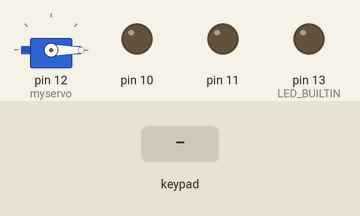
Simulated run of this sketch. Board: Arduino Uno, built with avr-gcc and run on an emulated ATmega328P. Shown: servo, output pins drawn as LEDs (lit = HIGH). Dashed ring = blinking. Inputs (shaded band) come from the test bench.

Above: at 1.2 s.
1.3 s: key '*' pressed
At 1.55 s:
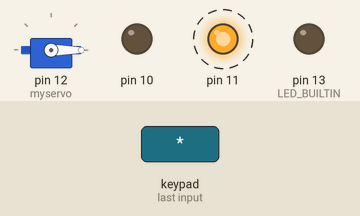
4.3 s: keypad keys 4 5 3 2 pressed 0.4 s apart
At 4.75 s:
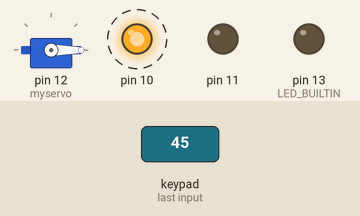
Timing chart, 0 to 7.3 s (numbered marks = the images above; inputs shaded):
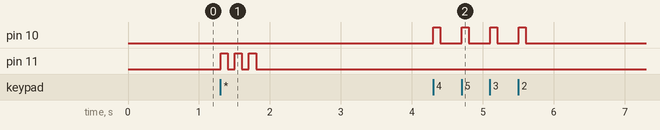

Measured:
- after the input at 1.3 s, pin 11: alternates HIGH for 0.10 s and LOW for 0.10 s, 6 changes in all, then stays LOW, starting at once
- after the input at 4.3 s, pin 10: alternates HIGH for 0.10 s and LOW for 0.30 s, 8 changes in all, then stays LOW, starting at once

The sketch:

doorlatch.ino
```cpp
#include <Keypad.h>
#include <Servo.h>

const byte ROWS = 4;
const byte COLS = 4;
char keys[ROWS][COLS]={
  {'1','2','3','A'},
  {'4','5','6','B'},
  {'7','8','9','C'},
  {'*','0','#','D'}
};

byte rowPins[ROWS]={4,5,3,2}; //connect to the row pinouts of the keypad
byte colPins[COLS]={9,8,7,6}; //conect to the cols pinouts of the keypad
Keypad keypad = Keypad(makeKeymap(keys),rowPins,colPins,ROWS,COLS);

Servo myservo;

unsigned int pass = 1234;
unsigned int guess;
bool passOK = false;

void setup()
{
  pinMode(LED_BUILTIN, OUTPUT);
  pinMode(10, OUTPUT);
  pinMode(11, OUTPUT);
  myservo.attach(12);
  Serial.begin(9600);
  myservo.write(0);
}


void loop()
{
  digitalWrite(LED_BUILTIN, LOW);
  char key = keypad.getKey();

  if ((key == '*' || key == '#') && passOK == false)
  	{
        if (guess == pass)
        {
          passOK = true;
          myservo.writeMicroseconds(1500);
          digitalWrite(10, HIGH);
          delay(100);
          digitalWrite(10, LOW);
          delay(100);
          digitalWrite(10, HIGH);
          delay(100);
          digitalWrite(10, LOW);
          delay(100);
          digitalWrite(10, HIGH);
          delay(100);
          digitalWrite(10, LOW);
          delay(3000);
          passOK = false;
          myservo.writeMicroseconds(0);
          guess = 0;
        }
        else
        {
          passOK = false;
          guess = 0;
          digitalWrite(11, HIGH);
          delay(100);
          digitalWrite(11, LOW);
          delay(100);
          digitalWrite(11, HIGH);
          delay(100);
          digitalWrite(11, LOW);
          delay(100);
          digitalWrite(11, HIGH);
          delay(100);
          digitalWrite(11, LOW);
        }
      }

  if (passOK == false && key >= '0' && key <= '9')
    {
    	digitalWrite(10, HIGH);
        guess = guess * 10 + (key - '0');
    	delay(100);
    	digitalWrite(10, LOW);
    }
  }
```
